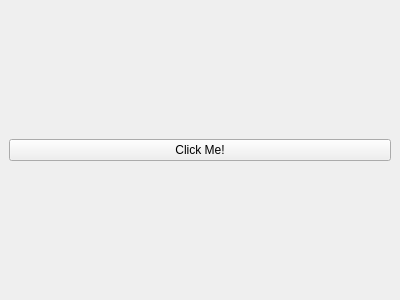
<?xml version="1.0" encoding="UTF-8"?>
<ui version="4.0">
 <class>MainWindow</class>
 <widget class="QMainWindow" name="MainWindow">
  <property name="geometry">
   <rect>
    <x>0</x>
    <y>0</y>
    <width>400</width>
    <height>300</height>
   </rect>
  </property>
  <widget class="QWidget" name="centralwidget">
   <layout class="QVBoxLayout" name="verticalLayout">
    <item>
     <widget class="QPushButton" name="pushButton">
      <property name="text">
       <string>Click Me!</string>
      </property>
     </widget>
    </item>
   </layout>
  </widget>
 </widget>
</ui>
